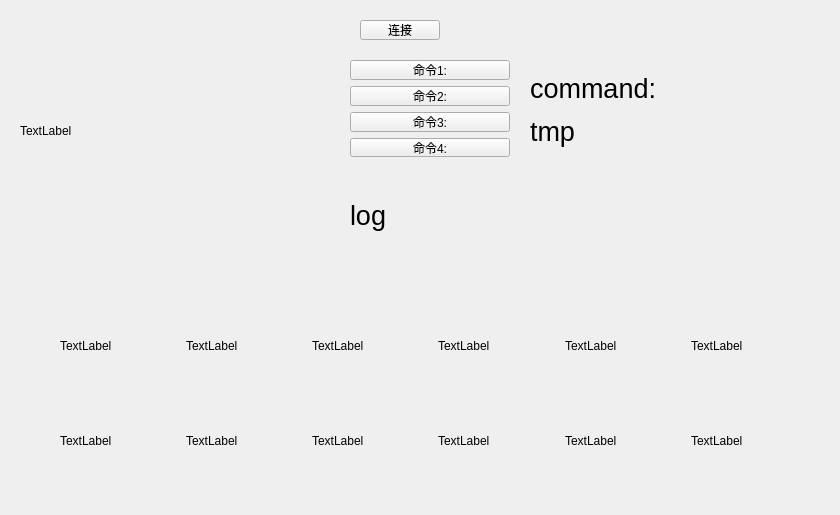
<?xml version="1.0" encoding="UTF-8"?>
<ui version="4.0">
 <class>MainWindow</class>
 <widget class="QMainWindow" name="MainWindow">
  <property name="geometry">
   <rect>
    <x>0</x>
    <y>0</y>
    <width>840</width>
    <height>515</height>
   </rect>
  </property>
  <property name="minimumSize">
   <size>
    <width>840</width>
    <height>515</height>
   </size>
  </property>
  <property name="maximumSize">
   <size>
    <width>840</width>
    <height>515</height>
   </size>
  </property>
  <property name="windowTitle">
   <string>MainWindow</string>
  </property>
  <widget class="QWidget" name="centralwidget">
   <widget class="QPushButton" name="pushButton">
    <property name="geometry">
     <rect>
      <x>360</x>
      <y>20</y>
      <width>80</width>
      <height>20</height>
     </rect>
    </property>
    <property name="text">
     <string>连接</string>
    </property>
   </widget>
   <widget class="QLabel" name="label">
    <property name="geometry">
     <rect>
      <x>20</x>
      <y>10</y>
      <width>251</width>
      <height>241</height>
     </rect>
    </property>
    <property name="text">
     <string>TextLabel</string>
    </property>
   </widget>
   <widget class="QWidget" name="verticalLayoutWidget">
    <property name="geometry">
     <rect>
      <x>350</x>
      <y>60</y>
      <width>160</width>
      <height>97</height>
     </rect>
    </property>
    <layout class="QVBoxLayout" name="verticalLayout">
     <item>
      <widget class="QPushButton" name="pushButton_2">
       <property name="text">
        <string>命令1:</string>
       </property>
      </widget>
     </item>
     <item>
      <widget class="QPushButton" name="pushButton_3">
       <property name="text">
        <string>命令2:</string>
       </property>
      </widget>
     </item>
     <item>
      <widget class="QPushButton" name="pushButton_4">
       <property name="text">
        <string>命令3:</string>
       </property>
      </widget>
     </item>
     <item>
      <widget class="QPushButton" name="pushButton_5">
       <property name="text">
        <string>命令4:</string>
       </property>
      </widget>
     </item>
    </layout>
   </widget>
   <widget class="QWidget" name="verticalLayoutWidget_2">
    <property name="geometry">
     <rect>
      <x>530</x>
      <y>70</y>
      <width>251</width>
      <height>80</height>
     </rect>
    </property>
    <layout class="QVBoxLayout" name="verticalLayout_3">
     <item>
      <widget class="QLabel" name="label_2">
       <property name="font">
        <font>
         <pointsize>20</pointsize>
        </font>
       </property>
       <property name="text">
        <string>command:</string>
       </property>
      </widget>
     </item>
     <item>
      <widget class="QLabel" name="label_3">
       <property name="font">
        <font>
         <pointsize>20</pointsize>
        </font>
       </property>
       <property name="text">
        <string>tmp</string>
       </property>
      </widget>
     </item>
    </layout>
   </widget>
   <widget class="QLabel" name="label_4">
    <property name="geometry">
     <rect>
      <x>350</x>
      <y>170</y>
      <width>431</width>
      <height>91</height>
     </rect>
    </property>
    <property name="font">
     <font>
      <pointsize>20</pointsize>
     </font>
    </property>
    <property name="text">
     <string>log</string>
    </property>
   </widget>
   <widget class="QLabel" name="label_5">
    <property name="geometry">
     <rect>
      <x>210</x>
      <y>490</y>
      <width>251</width>
      <height>291</height>
     </rect>
    </property>
    <property name="text">
     <string>TextLabel</string>
    </property>
   </widget>
   <widget class="QWidget" name="horizontalLayoutWidget">
    <property name="geometry">
     <rect>
      <x>60</x>
      <y>280</y>
      <width>751</width>
      <height>131</height>
     </rect>
    </property>
    <layout class="QHBoxLayout" name="horizontalLayout">
     <item>
      <widget class="QLabel" name="label_9">
       <property name="text">
        <string>TextLabel</string>
       </property>
      </widget>
     </item>
     <item>
      <widget class="QLabel" name="label_7">
       <property name="text">
        <string>TextLabel</string>
       </property>
      </widget>
     </item>
     <item>
      <widget class="QLabel" name="label_6">
       <property name="text">
        <string>TextLabel</string>
       </property>
      </widget>
     </item>
     <item>
      <widget class="QLabel" name="label_8">
       <property name="text">
        <string>TextLabel</string>
       </property>
      </widget>
     </item>
     <item>
      <widget class="QLabel" name="label_15">
       <property name="text">
        <string>TextLabel</string>
       </property>
      </widget>
     </item>
     <item>
      <widget class="QLabel" name="label_14">
       <property name="text">
        <string>TextLabel</string>
       </property>
      </widget>
     </item>
    </layout>
   </widget>
   <widget class="QWidget" name="horizontalLayoutWidget_2">
    <property name="geometry">
     <rect>
      <x>60</x>
      <y>420</y>
      <width>751</width>
      <height>41</height>
     </rect>
    </property>
    <layout class="QHBoxLayout" name="horizontalLayout_2">
     <item>
      <widget class="QLabel" name="label_16">
       <property name="text">
        <string>TextLabel</string>
       </property>
      </widget>
     </item>
     <item>
      <widget class="QLabel" name="label_17">
       <property name="text">
        <string>TextLabel</string>
       </property>
      </widget>
     </item>
     <item>
      <widget class="QLabel" name="label_18">
       <property name="text">
        <string>TextLabel</string>
       </property>
      </widget>
     </item>
     <item>
      <widget class="QLabel" name="label_19">
       <property name="text">
        <string>TextLabel</string>
       </property>
      </widget>
     </item>
     <item>
      <widget class="QLabel" name="label_20">
       <property name="text">
        <string>TextLabel</string>
       </property>
      </widget>
     </item>
     <item>
      <widget class="QLabel" name="label_21">
       <property name="text">
        <string>TextLabel</string>
       </property>
      </widget>
     </item>
    </layout>
   </widget>
  </widget>
 </widget>
 <resources/>
 <connections/>
</ui>
